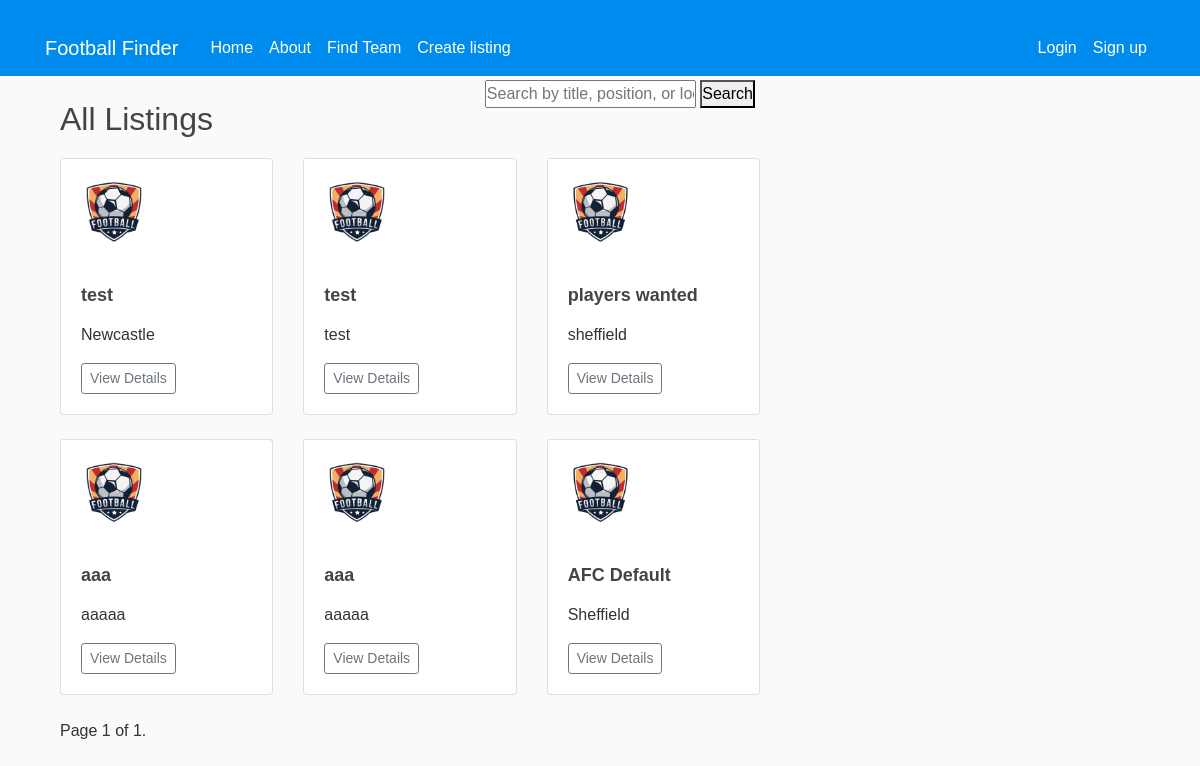
/all-listings/, run on an earlier commit of the app's database.
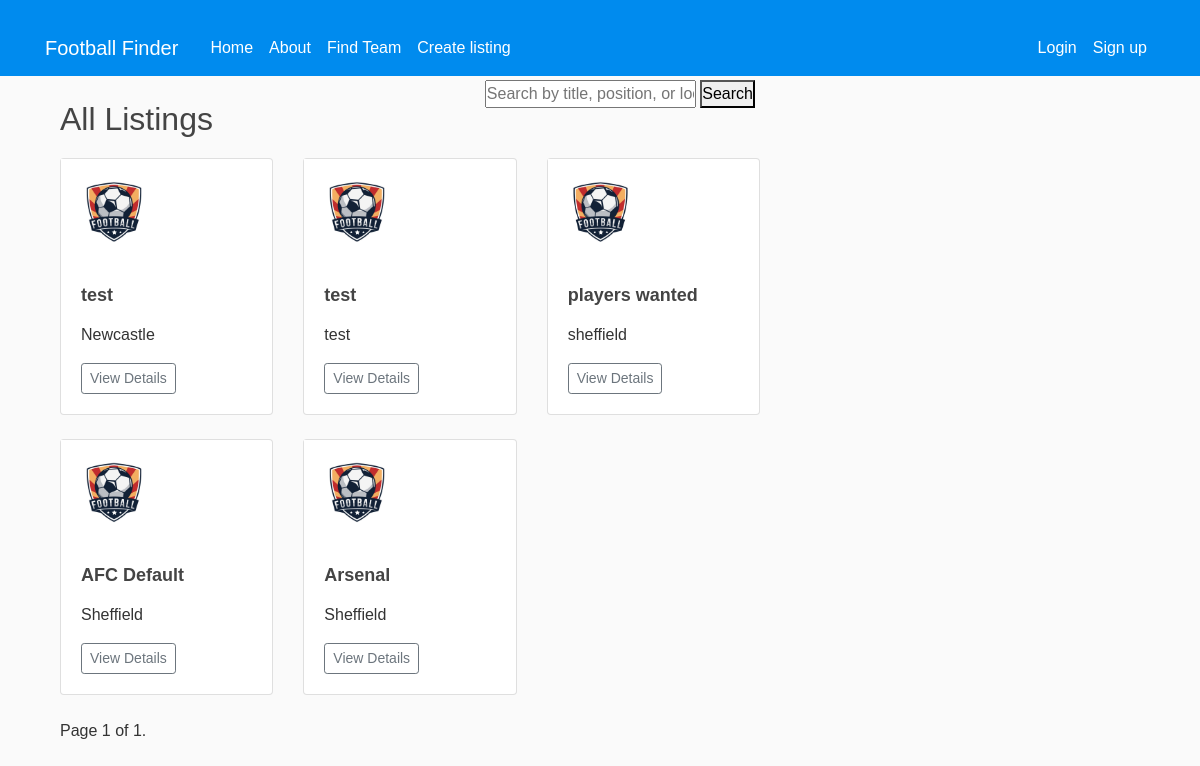
And on a later commit of the database.
### ffinderapp/models.py (models this page shows, shortened)
class Listing(models.Model):
    team = models.ForeignKey(get_user_model(), on_delete=models.CASCADE)  # Assuming team is a custom user model
    title = models.CharField(max_length=100)
    description = models.TextField()
    requirements = models.TextField()
    created_at = models.DateTimeField(auto_now_add=True)
    location = models.CharField(max_length=100, default='')
    city = models.CharField(max_length=100, default='')
    photo = models.ImageField(upload_to='media/listing_photos/', null=True, blank=True)  # Adding photo field
    positions = models.CharField(max_length=100, default='')

### ffinderapp/views.py (the view)
# urls.py: path('all-listings/', views.all_listings, name='all_listings'),
def all_listings(request):
    search_query = request.GET.get('search')
    listings = Listing.objects.all()
    if search_query:
        listings = listings.filter(Q(title__icontains=search_query) |
            Q(positions__icontains=search_query) |
            Q(location__icontains=search_query))
    paginator = Paginator(listings, 10)  # 10 listings per page
    page_number = request.GET.get('page')
    try:
        listings_page = paginator.page(page_number)
    except PageNotAnInteger:
        listings_page = paginator.page(1)
    except EmptyPage:
        listings_page = paginator.page(paginator.num_pages)
    return render(request, 'ffinderapp/all_listings.html', {'listings': listings_page})

### ffinderapp/templates/ffinderapp/all_listings.html (shortened to what this page needs)
{% extends "ffinderapp/base.html" %}
{% load crispy_forms_tags %}
{% load static %}
{% block content %}
<form class="search-bar" method="get">
  <input type="text" name="search" placeholder="Search by title, position, or location">
  <button type="submit">Search</button>
</form>
<div class="container">
  <h2>All Listings</h2>
  <div class="row">
      {% for listing in listings %}
      <div class="col-md-4">
          <div class="card mb-4 shadow-sm">
              {% if listing.photo %}
              <img src="{{ listing.photo.url }}" class="card-img-top" alt="{{ listing.title }}">
              {% else %}
              <div class="placeholder-image">
                  <img src="{% static 'media/logo.jpeg' %}" alt="No Photo Available">
              </div>
              {% endif %}
              <div class="card-body">
                  <h5 class="card-title">{{ listing.title }}</h5>
                  <p>{{ listing.location }}</p>
                  <div class="d-flex justify-content-between align-items-center">
                      <div class="btn-group">
                          <a href="{% url 'listing_detail' listing.id %}" class="btn btn-sm btn-outline-secondary">View Details</a>
                      </div>
                  </div>
              </div>
          </div>
      </div>
      {% endfor %}
  </div>
  <div class="pagination">
      <span class="step-links">
          <span class="current">
              Page {{ listings.number }} of {{ listings.paginator.num_pages }}.
          </span>
      </span>
  </div>
</div>
{% endblock %}

### ffinderapp/templates/ffinderapp/base.html (shortened to what this page needs)
<!DOCTYPE html>
<html>
<head>
    <link rel="stylesheet" href="https://cdn.jsdelivr.net/npm/bootstrap@4.0.0/dist/css/bootstrap.min.css">
    {% load static %}
    <link rel="stylesheet" type="text/css" href="{% static 'css/styles.css' %}" />
</head>
<body>
    <div class="container">
        <header class="site-header">
            <nav class="navbar navbar-expand-md navbar-dark bg-steel fixed-top">
                <div class="container">
                <a class="navbar-brand mr-4" href="{% url 'home' %}">Football Finder</a>
                <div class="collapse navbar-collapse" id="navbarToggle">
                    <div class="navbar-nav mr-auto">
                        <a class="nav-item nav-link" href="{% url 'home' %}">Home</a>
                        <a class="nav-item nav-link" href="#">About</a>
                        <a class="nav-item nav-link" href="{% url 'all_listings' %}">Find Team</a>
                        <a class="nav-item nav-link" href="{% url 'create_listing' %}">Create listing </a>
                    </div>
                    <div class="navbar-nav">
                        {% if user.is_authenticated %}
                                <a class="nav-item nav-link" href="{% url 'logout' %}">Logout</a>
                                <a class="nav-item nav-link" href="{% url 'profile' %}">Profile</a>
                        {% else %}
                                <a class="nav-item nav-link" href="{% url 'login' %}">Login</a>
                                <a class="nav-item nav-link" href="{% url 'signup' %}">Sign up</a>
                        {% endif %}
                    </div>
                </div>
                </div>
            </nav>
        </header>
        <div class="row">
            <div class="col-md-8">
            {% block content %}
            {% endblock %}
            </div>
        </div>
    </div>
</body>
</html>

### ffinderapp/static/css/styles.css (style rules this page uses)
html { position: relative; min-height: 100%; }
body { background: #fafafa; color: #333333; margin-top: 5rem; margin-bottom: 50px; }
h1, h2, h3, h4, h5, h6 { color: #444444; }
.bg-steel { background-color: #008bee; }
.site-header .navbar-nav .nav-link { color: #ffffff; }
.container { margin-top: 20px; }
.container h2 { margin-bottom: 20px; }
.card { margin-bottom: 20px; display: table; width: 100%; }
.placeholder-image img { max-width: 50%; height: auto; }
.card-title { font-size: 18px; font-weight: bold; margin-bottom: 10px; }
.btn { font-size: 14px; }
.search-bar { float: right; margin-right: 20px; }
* { margin: 0; padding: 0; box-sizing: border-box; font-family: 'Poppins', sans-serif; }
header { position: absolute; top: 0; left: 0; width: 100%; padding: 20px 40px; z-index: 1000; display: flex; justify-content: space-between; align-items: center; }

What changed in the data, as far as the page shows it:
removed Listing: title "aaa", location "aaaaa"
removed Listing: title "aaa", location "aaaaa"
added Listing: title "Arsenal", location "Sheffield"
